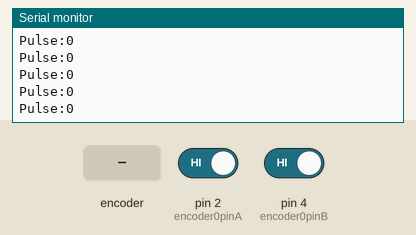
Recording of a sketch running on a simulated Arduino Uno, built with avr-gcc and run on an emulated ATmega328P. On the bench: the last lines printed to the serial monitor. The test bench sets the inputs (shaded band); at power-on: pin 2 (encoder0pinA) HIGH, pin 4 (encoder0pinB) HIGH.

Above: at 1.2 s.
1.3 s: rotary encoder on pin 2 (encoder0pinA) / pin 4 (encoder0pinB) turned 1 step (first pin leading)
At 1.31 s:
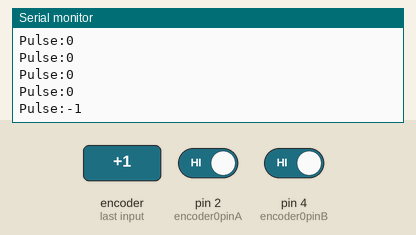
3.0 s: rotary encoder on pin 2 (encoder0pinA) / pin 4 (encoder0pinB) turned 2 steps (second pin leading)
At 3.31 s:
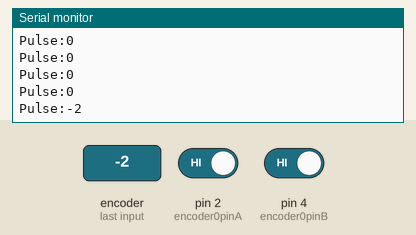
Timing chart, 0 to 6.0 s (numbered marks = the images above; inputs shaded):
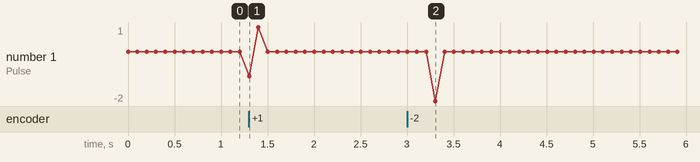

The sketch:

motor_encoder.ino
```cpp
const byte encoder0pinA = 2;//A pin -> the interrupt pin 0
const byte encoder0pinB = 4;//B pin -> the digital pin 4
byte encoder0PinALast;
int duration;//the number of the pulses
boolean Direction;//the rotation direction


void setup()
{
  Serial.begin(9600);//Initialize the serial port
  EncoderInit();//Initialize the module
}

void loop()
{
  Serial.print("Pulse:");
  Serial.println(duration);
  duration = 0;
  delay(100);
}

void EncoderInit()
{
  Direction = true;//default -> Forward
  pinMode(encoder0pinB,INPUT);
  attachInterrupt(0, wheelSpeed, CHANGE);
}

void wheelSpeed()
{
  int Lstate = digitalRead(encoder0pinA);
  if((encoder0PinALast == LOW) && Lstate==HIGH)
  {
    int val = digitalRead(encoder0pinB);
    if(val == LOW && Direction)
    {
      Direction = false; //Reverse
    }
    else if(val == HIGH && !Direction)
    {
      Direction = true;  //Forward
    }
  }
  encoder0PinALast = Lstate;

  if(!Direction)  duration++;
  else  duration--;
}
```

Measured:
- after the input at 1.3 s, the serial monitor: prints a new line at once (image 1)
- after the input at 3.0 s, the serial monitor: prints a new line after 0.30 s (image 2)
